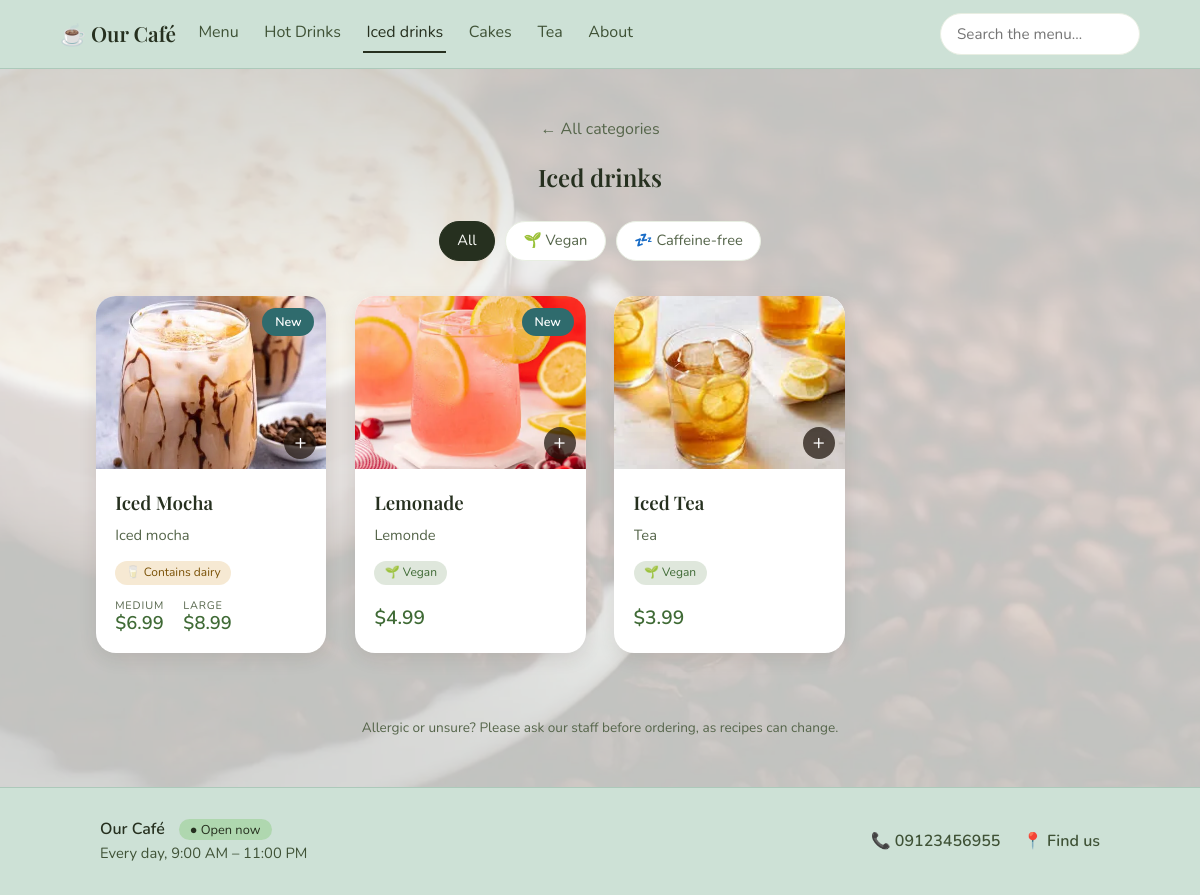
Before: /menu/iced-drinks/ with the older database file.
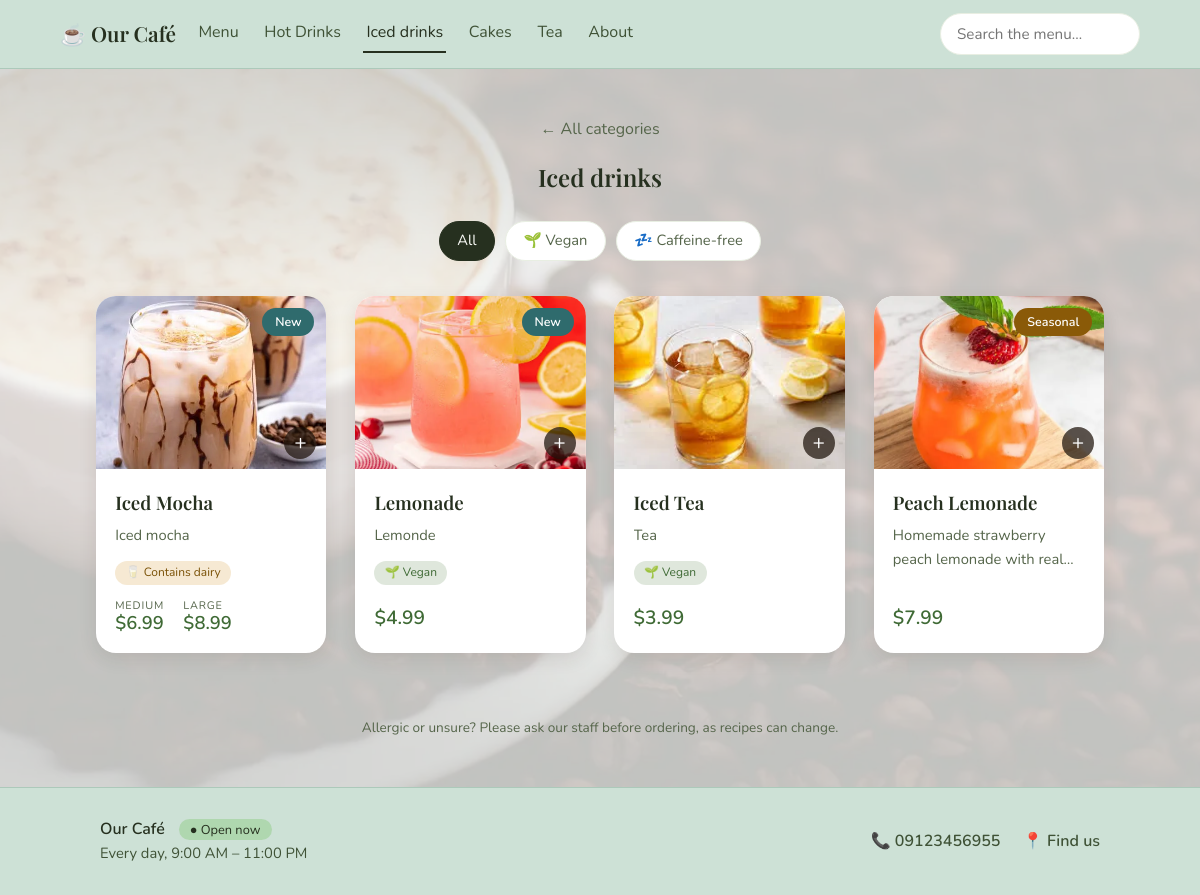
After: the same page with the newer database file.
### coffee/models.py (models this page shows, shortened)
class ShopInfo(models.Model):
    DAYS = [(0, "Monday"), (1, "Tuesday"), (2, "Wednesday"), (3, "Thursday"),
            (4, "Friday"), (5, "Saturday"), (6, "Sunday")]
    name = models.CharField(max_length=100, default="Our Café")
    story = models.TextField(blank=True, help_text="A short, friendly paragraph about the café")
    photo = models.ImageField(upload_to="about/", blank=True)
    address = models.CharField(max_length=200, blank=True)
    phone = models.CharField(max_length=30, blank=True)
    email = models.EmailField(blank=True)
    instagram = models.URLField(blank=True, help_text="Full link, e.g. https://instagram.com/yourcafe")
    telegram = models.URLField(blank=True, help_text="Full link, e.g. https://t.me/yourcafe")
    map_embed_url = models.URLField(blank=True, help_text="Google Maps → Share → Embed a map → copy the src URL")
    open_all_day = models.BooleanField(default=False, help_text="Open 24 hours (times below are ignored)")
    open_time = models.TimeField(default=time(9, 0))
    close_time = models.TimeField(default=time(23, 0), help_text="A time earlier than opening means it closes after midnight")
    closed_days = models.CharField(max_length=20, blank=True)
    class Meta:
        verbose_name_plural = "shop info"
    @classmethod
    def load(cls):
        obj, _ = cls.objects.get_or_create(pk=1)
        return obj
    @property
    def phone_link(self):
        return re.sub(r"[^\d+]", "", self.phone)
    @property
    def closed_day_numbers(self):
        return {int(d) for d in self.closed_days.split(",") if d}
    @property
    def open_days_text(self):
        closed = self.closed_day_numbers
        names = dict(self.DAYS)
        if not closed:
            return "Every day"
        if len(closed) == 7:
            return "Closed"
        return "Every day except " + ", ".join(names[d] for d in sorted(closed))
    def is_open_now(self):
        now = timezone.localtime()
        today = now.weekday()
        closed = self.closed_day_numbers
        if self.open_all_day:
            return today not in closed
        t = now.time()
        if self.open_time <= self.close_time:              # normal day, e.g. 09:00–23:00
            return today not in closed and self.open_time <= t <= self.close_time
        if t >= self.open_time:                            # evening part belongs to today
            return today not in closed
        if t <= self.close_time:                           # after midnight: yesterday's session
            return (today - 1) % 7 not in closed
        return False

class Category(models.Model):
    name = models.CharField(max_length=60)
    slug = models.SlugField(unique=True)
    description = models.CharField(max_length=140, blank=True)
    image = models.ImageField(upload_to="categories/")
    order = models.PositiveIntegerField(default=0)
    class Meta:
        ordering = ["order"]
        verbose_name_plural = "categories"
    def get_absolute_url(self):
        return reverse("category_detail", args=[self.slug])

class Product(models.Model):
    BADGES = [("", "None"), ("new", "New"), ("popular", "Popular"), ("seasonal", "Seasonal")]
    category = models.ForeignKey(Category, related_name="products", on_delete=models.CASCADE)
    name = models.CharField(max_length=100)
    ingredients = models.TextField(help_text="e.g. Espresso, steamed milk, foam")
    image = models.ImageField(upload_to="products/")
    price = models.DecimalField("Price (medium)", max_digits=6, decimal_places=2,
                                help_text="The regular price. For items without sizes, like cakes, this is the only price.")
    price_large = models.DecimalField("Price (large)", max_digits=6, decimal_places=2,
                                      null=True, blank=True,
                                      help_text="Leave empty if the item has no sizes")
    available = models.BooleanField(default=True, help_text="Untick when sold out; it will show greyed out")
    badge = models.CharField(max_length=10, choices=BADGES, blank=True)
    is_vegan = models.BooleanField("Vegan", default=False)
    is_caffeine_free = models.BooleanField("Caffeine-free", default=False)
    has_nuts = models.BooleanField("Contains nuts", default=False)
    has_dairy = models.BooleanField("Contains dairy", default=False)

### coffee/views.py (the view)
# urls.py: path("menu/<slug:slug>/", views.category_detail, name="category_detail"),
def category_detail(request, slug):
    category = get_object_or_404(Category, slug=slug)
    products = category.products.all()
    active_diet = request.GET.get("diet")
    if active_diet in DIET_FILTERS:
        products = products.filter(**DIET_FILTERS[active_diet])
    else:
        active_diet = None
    products = products.order_by("-available", "id")      # sold-out items sink to the bottom
    pick, _ = todays_pick()
    return render(request, "coffee/category_detail.html", {
        "category": category,
        "products": products,
        "pick_id": pick.id if pick else None,
        "active_diet": active_diet,
    })

### coffee/context_processors.py (called while the page is built)
def site(request):
    return {
        "shop": ShopInfo.load(),
        "nav_categories": Category.objects.annotate(item_count=Count("products")).filter(item_count__gt=0).order_by("order", "name"),
        "currency": getattr(settings, "CURRENCY_SYMBOL", "$"),
    }

### coffee/views.py (called while the page is built)
def todays_pick():
    today = timezone.localdate()
    pick = (DailyPick.objects.filter(date=today, product__available=True)
            .select_related("product__category").first())
    if pick:
        return pick.product, pick.note
    available = Product.objects.filter(available=True).select_related("category").order_by("id")
    count = available.count()
    if count:
        return available[today.toordinal() % count], ""
    return None, ""

### coffee/templates/coffee/category_detail.html (shortened to what this page needs)
{% extends "coffee/base.html" %}
{% block content %}
<header class="page-header">
  <a class="back" href="{% url 'categories' %}">← All categories</a>
  <h2>{{ category.name }}</h2>
</header>
<div class="filters" role="group" aria-label="Filter by diet">
  <a class="chip-filter {% if not active_diet %}active{% endif %}" href="{{ category.get_absolute_url }}">All</a>
  <a class="chip-filter {% if active_diet == 'vegan' %}active{% endif %}" href="?diet=vegan">🌱 Vegan</a>
  <a class="chip-filter {% if active_diet == 'caffeine_free' %}active{% endif %}" href="?diet=caffeine_free">💤 Caffeine-free</a>
</div>
<div class="grid products">
  {% for p in products %}
    {% include "coffee/_product_card.html" %}
  {% empty %}
  <p class="empty">{% if active_diet %}Nothing matches this filter in {{ category.name }}.{% else %}Nothing here yet, check back soon.{% endif %}</p>
  {% endfor %}
</div>
<p class="allergy-note">Allergic or unsure? Please ask our staff before ordering, as recipes can change.</p>
{% include "coffee/_product_dialog.html" %}
{% endblock %}

### coffee/templates/coffee/base.html (shortened to what this page needs)
{% load static %}
<!DOCTYPE html>
<html lang="en" data-theme="{% if shop.is_open_now %}light{% else %}dark{% endif %}">
<head>
  <link rel="stylesheet" href="{% static 'css/style.css' %}">
</head>
<body class="page-{{ request.resolver_match.url_name }}">
  {% if request.resolver_match.url_name != "welcome" %}
  <nav class="navbar" aria-label="Main">
    <a class="brand" href="{% url 'welcome' %}">☕ {{ shop.name }}</a>
    <div class="nav-links">
      <a href="{% url 'categories' %}" class="{% if request.resolver_match.url_name == 'categories' %}active{% endif %}">Menu</a>
      {% for c in nav_categories %}
      <a href="{{ c.get_absolute_url }}"
         class="{% if request.path == c.get_absolute_url %}active{% endif %}">{{ c.name }}</a>
      {% endfor %}
      <a href="{% url 'about' %}" class="{% if request.resolver_match.url_name == 'about' %}active{% endif %}">About</a>
    </div>
    <form class="search" action="{% url 'search' %}" method="get" role="search">
      <input type="search" name="q" placeholder="Search the menu…" aria-label="Search the menu"
             enterkeyhint="search" maxlength="60" value="{{ query|default:'' }}">
    </form>
  </nav>
  {% endif %}
  <main id="main">
    {% block content %}{% endblock %}
  </main>
  {% if request.resolver_match.url_name != "welcome" %}
  <footer class="site-footer">
    <div class="footer-inner">
      <div>
        <strong>{{ shop.name }}</strong>
        <span class="footer-status {% if shop.is_open_now %}open{% else %}closed{% endif %}">
          ● {% if shop.is_open_now %}Open now{% else %}Closed right now{% endif %}
        </span>
        <p>
          {{ shop.open_days_text }},
          {% if shop.open_all_day %}open 24 hours{% else %}{{ shop.open_time|time:"g:i A" }} – {{ shop.close_time|time:"g:i A" }}{% endif %}
        </p>
      </div>
      <div class="footer-links">
        {% if shop.phone %}<a href="tel:{{ shop.phone_link }}">📞 {{ shop.phone }}</a>{% endif %}
        <a href="{% url 'about' %}">📍 Find us</a>
        {% url 'table_card' as qr_cards_url %}{% if user.is_staff and qr_cards_url %}<a href="{{ qr_cards_url }}">🖨️ QR cards</a>{% endif %}
      </div>
    </div>
  </footer>
  {% endif %}
</body>
</html>

### coffee/templates/coffee/_product_card.html (shortened to what this page needs)
<article class="product-card {% if not p.available %}sold-out{% endif %}"data-product="{{ p.id }}">
  {% if p.badge %}<span class="pbadge pbadge-{{ p.badge }}">{{ p.get_badge_display }}</span>{% endif %}
  <div class="img-wrap">
    <img src="{{ p.image.url }}" alt="{{ p.name }}" loading="lazy" decoding="async">
  </div>
  <div class="info">
    <h3><button type="button" class="card-open" aria-haspopup="dialog">{{ p.name }}</button></h3>
    <p class="ingredients">{{ p.ingredients }}</p>
    {% if p.is_vegan or p.is_caffeine_free or p.has_nuts or p.has_dairy %}
    <div class="diet">
      {% if p.is_vegan %}<span class="chip good">🌱 Vegan</span>{% endif %}
      {% if p.has_dairy %}<span class="chip warn">🥛 Contains dairy</span>{% endif %}
    </div>
    {% endif %}
    {% include "coffee/_prices.html" %}
  </div>
</article>

### coffee/templates/coffee/_prices.html
<div class="prices">
  {% if p.price_large %}
    <span class="size"><small>Medium</small>{{ currency }}{{ p.price }}</span>
    <span class="size"><small>Large</small>{{ currency }}{{ p.price_large }}</span>
  {% else %}
    <span class="price">{{ currency }}{{ p.price }}</span>
  {% endif %}
</div>

### coffee/templates/coffee/_product_dialog.html (shortened to what this page needs)
{% load static %}
<link rel="stylesheet" href="{% static 'css/product-dialog.css' %}">

### coffee/static/css/product-dialog.css (style rules this page uses)
.product-card { display: flex; flex-direction: column; cursor: pointer; }
.product-card .info { flex: 1; display: flex; flex-direction: column; }
.product-card .prices { margin-top: auto; }
.product-card .ingredients { display: -webkit-box; -webkit-box-orient: vertical; -webkit-line-clamp: 2; line-clamp: 2; overflow: hidden; }
.card-open { font: inherit; color: inherit; background: none; border: 0; padding: 0; text-align: left; cursor: pointer; }
.card-open::after { content: ""; position: absolute; inset: 0; z-index: 2; }
.img-wrap { overflow: hidden; }
.img-wrap img { transition: transform .5s ease; }
.img-wrap::after { content: "+"; position: absolute; right: 10px; bottom: 10px; width: 32px; height: 32px; display: grid; place-items: center; border-radius: 50%; pointer-events: none; background: rgba(30, 18, 10, .72); color: #fff; font-size: 1.3rem; line-height: 1; }

Changed rows visible on the page:
added Product: badge "Seasonal", image (picture), name "Peach Lemonade", ingredients "Homemade strawberry peach lemonade with…", currency "$", price "7.99"
